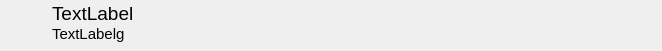
<?xml version="1.0" encoding="UTF-8"?>
<ui version="4.0">
 <class>DoubleListItem</class>
 <widget class="QWidget" name="DoubleListItem">
  <property name="geometry">
   <rect>
    <x>0</x>
    <y>0</y>
    <width>662</width>
    <height>51</height>
   </rect>
  </property>
  <property name="windowTitle">
   <string>Form</string>
  </property>
  <widget class="QLabel" name="text">
   <property name="geometry">
    <rect>
     <x>52</x>
     <y>-2</y>
     <width>551</width>
     <height>31</height>
    </rect>
   </property>
   <property name="font">
    <font>
     <pointsize>14</pointsize>
    </font>
   </property>
   <property name="text">
    <string>TextLabel</string>
   </property>
  </widget>
  <widget class="QLabel" name="cmd">
   <property name="geometry">
    <rect>
     <x>607</x>
     <y>-2</y>
     <width>41</width>
     <height>51</height>
    </rect>
   </property>
   <property name="font">
    <font>
     <pointsize>10</pointsize>
    </font>
   </property>
   <property name="text">
    <string/>
   </property>
   <property name="alignment">
    <set>Qt::AlignRight|Qt::AlignTrailing|Qt::AlignVCenter</set>
   </property>
  </widget>
  <widget class="QLabel" name="icon">
   <property name="geometry">
    <rect>
     <x>0</x>
     <y>-2</y>
     <width>51</width>
     <height>53</height>
    </rect>
   </property>
   <property name="text">
    <string/>
   </property>
  </widget>
  <widget class="QLabel" name="subtext">
   <property name="geometry">
    <rect>
     <x>52</x>
     <y>22</y>
     <width>549</width>
     <height>23</height>
    </rect>
   </property>
   <property name="font">
    <font>
     <pointsize>11</pointsize>
    </font>
   </property>
   <property name="text">
    <string>TextLabelg</string>
   </property>
  </widget>
 </widget>
 <resources/>
 <connections/>
</ui>
